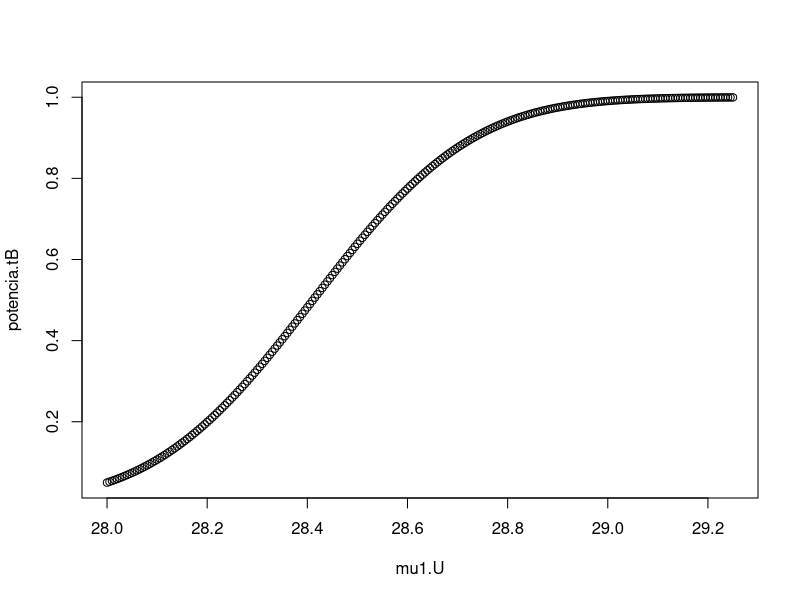
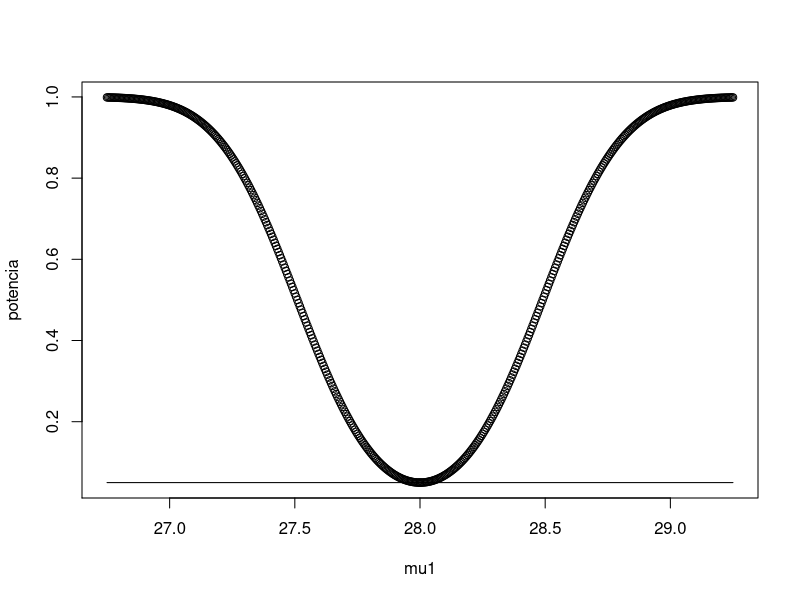
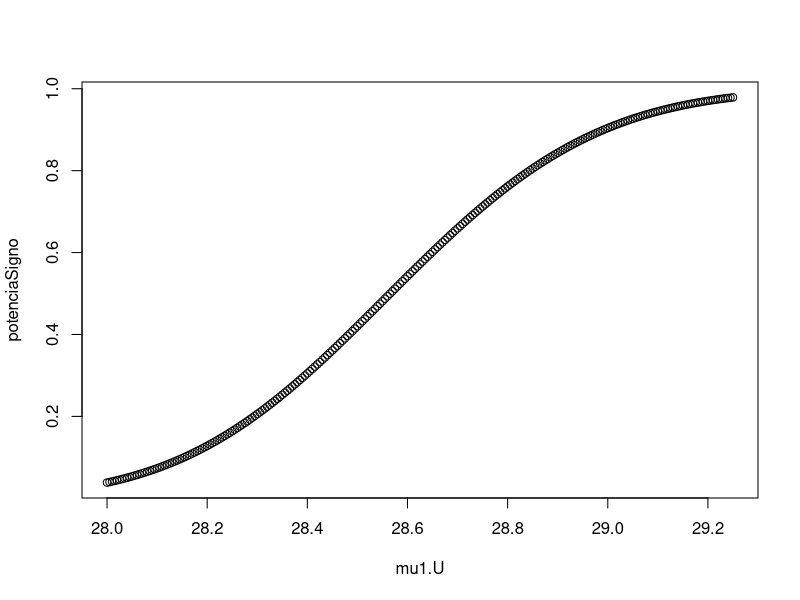
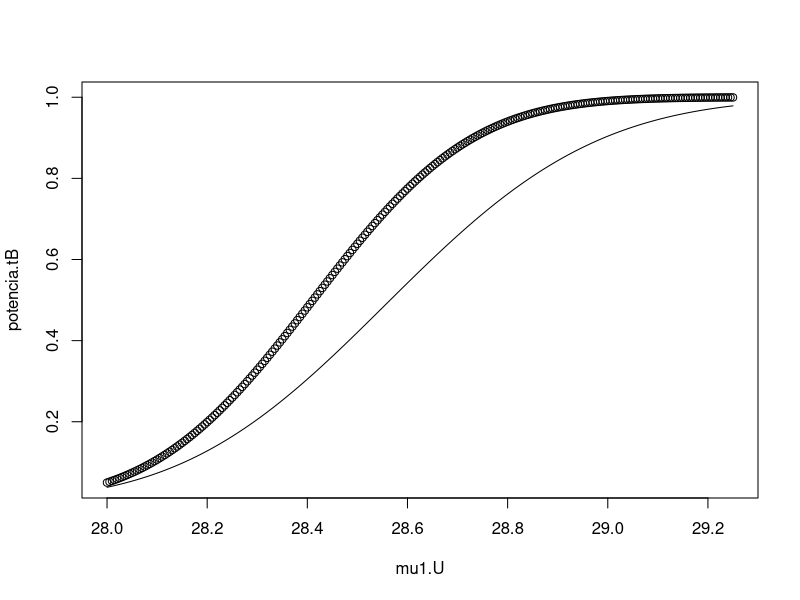

Source code (R) for these figures, in order:
#noparamétricos - analisis de potencia (prueba t y signo)
#Asignación de parámetros, tamaño de muestra, rango bajo H1 y alpha.

mu0=28
sigma=1
n=16
l=5*sigma/sqrt(n) # Longitud grande (5 desviaciones estandar)
alpha=0.05

# 1) Prueba-t: A cola derecha, asumiendo H1:mu > mu0 (Tipo B).
# Potencia = pr(media > mu0 + z.alpha / sqrt(n) | mu1)

mu1.L = seq(from= mu0-l, to= mu0, by= 0.005) ; mu1.L
mu1.U = seq(from= mu0, to= mu0+l, by= 0.005) ; mu1.U
mu1= c(mu1.L, mu1.U) ; mu1
z.alpha= qnorm(alpha, lower.tail = FALSE) ; z.alpha 
c1=mu0+z.alpha*sigma/sqrt(n) ; c1 # Limite para rechazar H0
z=(c1-mu1.U)/sigma*sqrt(n) ;z
potencia.tB=1-pnorm(z) ; potencia.tB
plot(mu1.U, potencia.tB) 


  
# Tarea H1:mu < mu0 y H1:mu != mu0.

# 2) Prueba-t: A dos colas.

z.alpha2=-qnorm(alpha/2)
c1=mu0-z.alpha2*sigma/sqrt(n)
c2=mu0+z.alpha2*sigma/sqrt(n)
z1=(c1-mu1)/sigma*sqrt(n)
# algunos valores de z1 son positivos, lo cual no tiene sentido porque c1-mu1 <0 dado que min(mu1)=26.75 y c1=26.04
z2=(c2-mu1)/sigma*sqrt(n)

potencia=pnorm(z1)+(1-pnorm(z2))
plot(mu1, potencia)
lines(mu1, rep(0.05, length(mu1))) 
# No sabemos que hace axis(...)
axis(2, at= seq (0.01, 0.05))

  
# 3) Prueba-signo
#prueba-signo para hipotesis a una cola
#Rechazar H0 si S=suma de signos + en la diferencia es mayor
  
z=mu0-mu1.U/sigma ;z
theta1=1-pnorm(z) ;theta1
potenciaSigno=1-pbinom(11, 16, theta1, lower.tail = TRUE) # Equivalente a p(s=>12|theta1)
plot(mu1.U, potenciaSigno)

#Comparacion con la prueba t
plot(mu1.U, potencia.tB)
lines(mu1.U, potenciaSigno)

# En este escenario la desviacion estandar es baja, mirar en otros casos. Mirar prueba del signo de Wilcoxon.
# Trabajo: Potencia bajo H1:mu < mu0 y H1:mu != mu0, prueba del signo de Wilcoxon.
